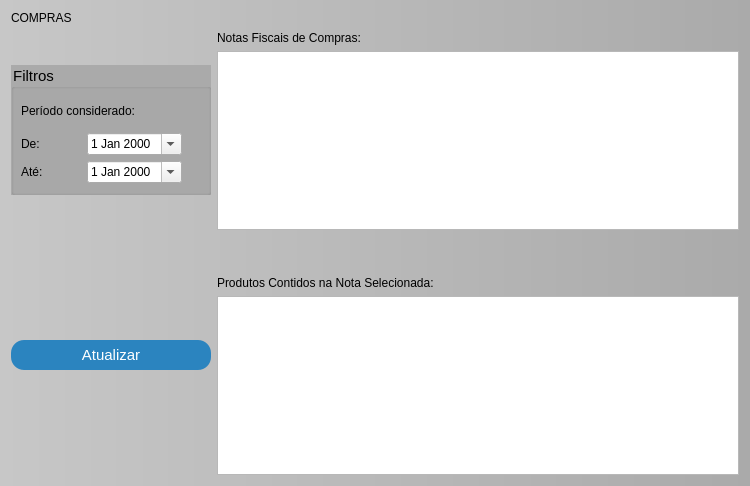
<?xml version="1.0" encoding="UTF-8"?>
<ui version="4.0">
 <class>Entradas</class>
 <widget class="QWidget" name="Entradas">
  <property name="geometry">
   <rect>
    <x>0</x>
    <y>0</y>
    <width>750</width>
    <height>486</height>
   </rect>
  </property>
  <property name="windowTitle">
   <string>Compras</string>
  </property>
  <property name="styleSheet">
   <string notr="true">

#Entradas{
background-color: rgb(199, 199, 199);
background-color: qlineargradient(spread:pad, x1:0, y1:0, x2:1, y2:0, stop:0 rgba(199, 199, 199, 255), stop:1 rgba(170, 170, 170, 255));

}
QPushButton{
background-color: rgb(43, 132, 191);
color: rgb(255, 255, 255);
font-size: 15px;
border-radius: 13px;

}

QPushButton:hover{
	background-color: rgb(13, 92, 161);
}
QPushButton:pressed{
	
color: rgb(255, 255, 255);
	background-color: rgb(153, 193, 241);
font-size: 15px;
border-radius: 13px;
}
QGroupBox{
background-color:rgb(170, 170, 170);
	font: 700 9pt &quot;Segoe UI&quot;;
	font-size: 15px;
}
</string>
  </property>
  <layout class="QGridLayout" name="gridLayout">
   <item row="0" column="0">
    <widget class="QLabel" name="label_3">
     <property name="styleSheet">
      <string notr="true">font: 700 15pt &quot;Ubuntu&quot;;</string>
     </property>
     <property name="text">
      <string>COMPRAS</string>
     </property>
    </widget>
   </item>
   <item row="1" column="0">
    <widget class="QGroupBox" name="groupBox">
     <property name="sizePolicy">
      <sizepolicy hsizetype="Fixed" vsizetype="Fixed">
       <horstretch>0</horstretch>
       <verstretch>0</verstretch>
      </sizepolicy>
     </property>
     <property name="minimumSize">
      <size>
       <width>200</width>
       <height>130</height>
      </size>
     </property>
     <property name="maximumSize">
      <size>
       <width>200</width>
       <height>130</height>
      </size>
     </property>
     <property name="title">
      <string>Filtros</string>
     </property>
     <widget class="QWidget" name="layoutWidget">
      <property name="geometry">
       <rect>
        <x>10</x>
        <y>30</y>
        <width>161</width>
        <height>88</height>
       </rect>
      </property>
      <layout class="QVBoxLayout" name="verticalLayout_3">
       <item>
        <widget class="QLabel" name="label_8">
         <property name="text">
          <string>Período considerado:</string>
         </property>
        </widget>
       </item>
       <item>
        <layout class="QHBoxLayout" name="horizontalLayout_4">
         <item>
          <widget class="QLabel" name="label_6">
           <property name="text">
            <string>De:</string>
           </property>
          </widget>
         </item>
         <item>
          <widget class="QDateEdit" name="DateEdt_De">
           <property name="calendarPopup">
            <bool>true</bool>
           </property>
          </widget>
         </item>
        </layout>
       </item>
       <item>
        <layout class="QHBoxLayout" name="horizontalLayout_5">
         <item>
          <widget class="QLabel" name="label_7">
           <property name="text">
            <string>Até:</string>
           </property>
          </widget>
         </item>
         <item>
          <widget class="QDateEdit" name="DateEdt_Ate">
           <property name="calendarPopup">
            <bool>true</bool>
           </property>
          </widget>
         </item>
        </layout>
       </item>
      </layout>
     </widget>
    </widget>
   </item>
   <item row="1" column="1">
    <layout class="QVBoxLayout" name="verticalLayout">
     <item>
      <widget class="QLabel" name="label">
       <property name="styleSheet">
        <string notr="true">font: 700 10pt &quot;Ubuntu&quot;;</string>
       </property>
       <property name="text">
        <string>Notas Fiscais de Compras:</string>
       </property>
      </widget>
     </item>
     <item>
      <widget class="QTableView" name="Tview_Entradas">
       <property name="sizePolicy">
        <sizepolicy hsizetype="Expanding" vsizetype="Preferred">
         <horstretch>0</horstretch>
         <verstretch>0</verstretch>
        </sizepolicy>
       </property>
       <property name="alternatingRowColors">
        <bool>true</bool>
       </property>
       <property name="selectionMode">
        <enum>QAbstractItemView::SelectionMode::SingleSelection</enum>
       </property>
       <property name="selectionBehavior">
        <enum>QAbstractItemView::SelectionBehavior::SelectRows</enum>
       </property>
      </widget>
     </item>
    </layout>
   </item>
   <item row="2" column="0">
    <widget class="QPushButton" name="Btn_ConsultarDF">
     <property name="minimumSize">
      <size>
       <width>110</width>
       <height>30</height>
      </size>
     </property>
     <property name="text">
      <string>Atualizar</string>
     </property>
    </widget>
   </item>
   <item row="2" column="1">
    <layout class="QVBoxLayout" name="verticalLayout_2">
     <item>
      <spacer name="verticalSpacer">
       <property name="orientation">
        <enum>Qt::Orientation::Vertical</enum>
       </property>
       <property name="sizeType">
        <enum>QSizePolicy::Policy::MinimumExpanding</enum>
       </property>
       <property name="sizeHint" stdset="0">
        <size>
         <width>20</width>
         <height>40</height>
        </size>
       </property>
      </spacer>
     </item>
     <item>
      <widget class="QLabel" name="label_2">
       <property name="styleSheet">
        <string notr="true">font: 700 10pt &quot;Ubuntu&quot;;</string>
       </property>
       <property name="text">
        <string>Produtos Contidos na Nota Selecionada:</string>
       </property>
      </widget>
     </item>
     <item>
      <widget class="QTableView" name="Tview_ProdutosNota">
       <property name="sizePolicy">
        <sizepolicy hsizetype="Expanding" vsizetype="Preferred">
         <horstretch>0</horstretch>
         <verstretch>0</verstretch>
        </sizepolicy>
       </property>
       <property name="contextMenuPolicy">
        <enum>Qt::ContextMenuPolicy::CustomContextMenu</enum>
       </property>
       <property name="selectionMode">
        <enum>QAbstractItemView::SelectionMode::MultiSelection</enum>
       </property>
       <property name="selectionBehavior">
        <enum>QAbstractItemView::SelectionBehavior::SelectRows</enum>
       </property>
      </widget>
     </item>
    </layout>
   </item>
  </layout>
 </widget>
 <resources/>
 <connections/>
</ui>
